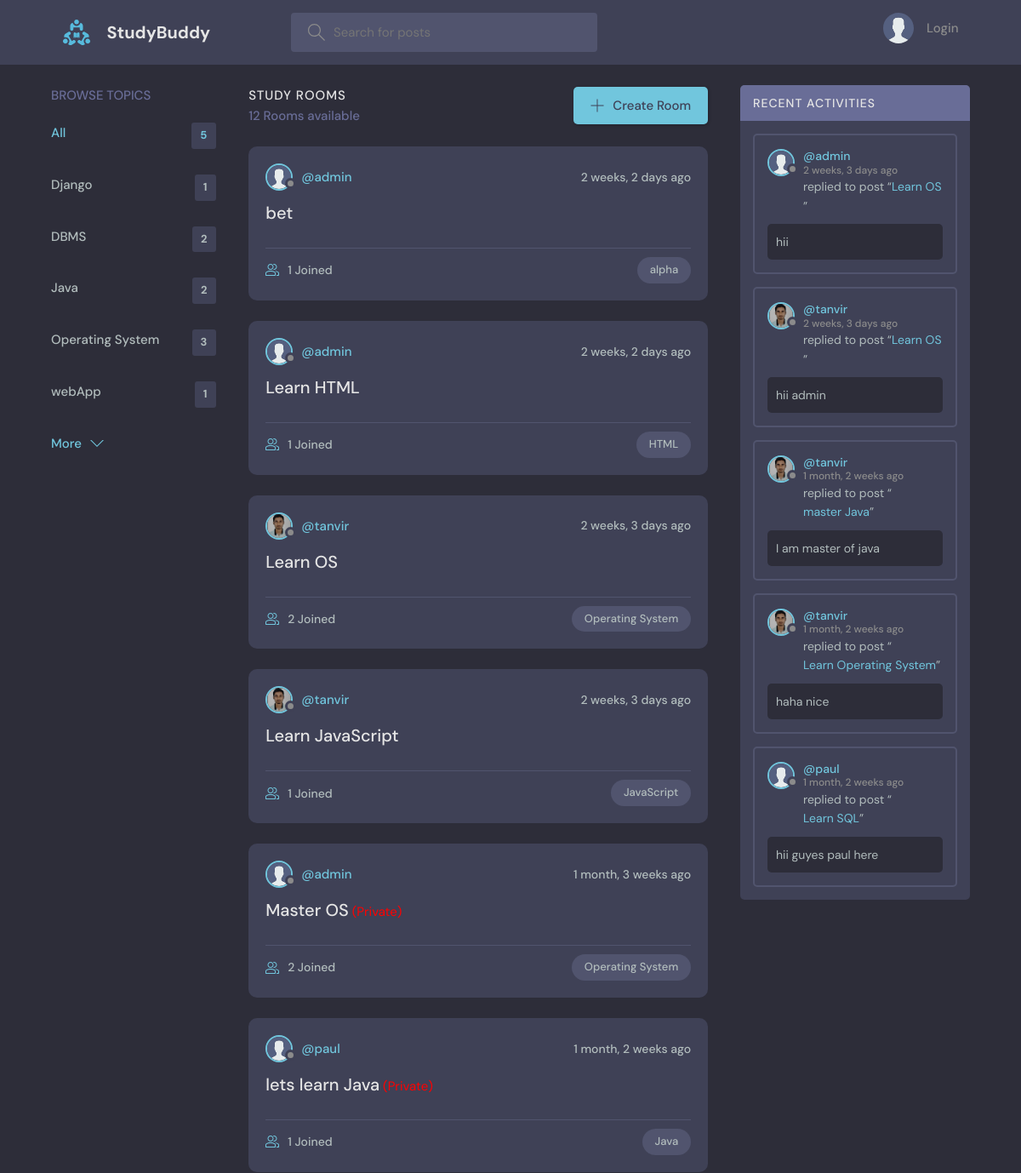
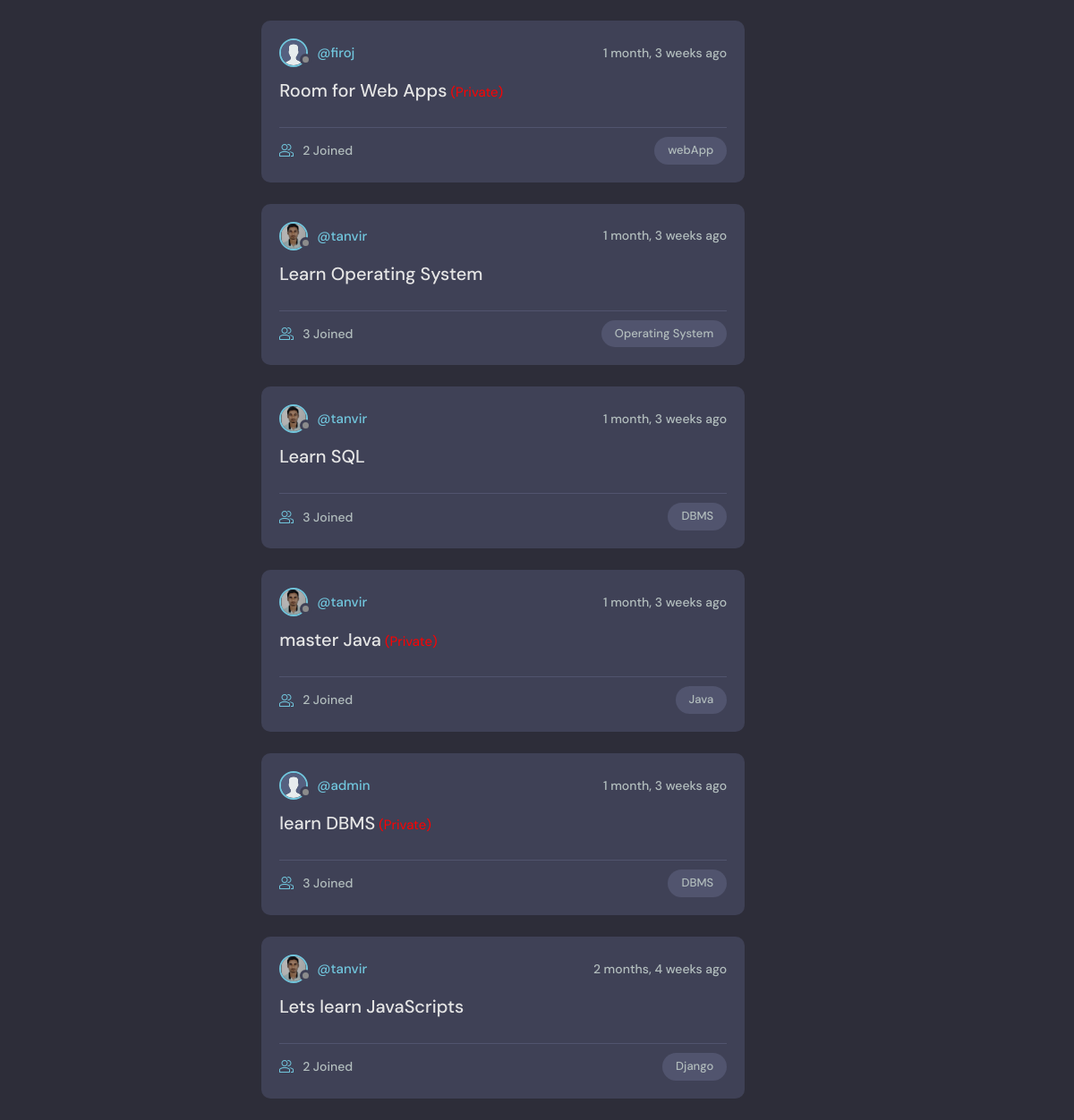
The page / on the database its author committed (2 pictures, top to bottom).
### base/models.py (models this page shows, shortened)
class Topic(models.Model):
    name = models.CharField(max_length=200)

class Room(models.Model):
    host = models.ForeignKey(User, on_delete=models.SET_NULL, null=True)
    topic = models.ForeignKey(Topic, on_delete=models.SET_NULL, null=True)
    name = models.CharField(max_length=200)
    description = models.TextField(null=True, blank=True)
    participants = models.ManyToManyField(
        User, related_name='participants', blank=True)
    updated = models.DateTimeField(auto_now=True)
    created = models.DateTimeField(auto_now_add=True)
    private=models.BooleanField(default=False)
    class Meta:
        ordering = ['-updated', '-created']
    def __str__(self):
        return self.name

class User(AbstractUser):
    name = models.CharField(max_length=200, null=True)
    email = models.EmailField(unique=True, null=True)
    bio = models.TextField(null=True)
    avatar = models.ImageField(null=True, default="avatar.svg")
    USERNAME_FIELD = 'email'
    REQUIRED_FIELDS = ['username']  # Add 'username' to REQUIRED_FIELDS

class Message(models.Model):
    user = models.ForeignKey(User, on_delete=models.CASCADE)
    room = models.ForeignKey(Room, on_delete=models.CASCADE)
    body = models.TextField()
    updated = models.DateTimeField(auto_now=True)
    created = models.DateTimeField(auto_now_add=True)
    class Meta:
        ordering = ['updated', 'created']

### base/views.py (the view)
# urls.py: path('', views.home, name="home"),
def home(request):
    q = request.GET.get('q') if request.GET.get('q') != None else ''
    rooms = Room.objects.filter(
        Q(topic__name__icontains=q) |
        Q(name__icontains=q) |
        Q(description__icontains=q)
    )
    topics = Topic.objects.all()[0:5]
    room_count = rooms.count()
    room_messages = Message.objects.filter(
        Q(room__topic__name__icontains=q)).order_by('-created')[0:5]
    context = {'rooms': rooms, 'topics': topics,
               'room_count': room_count, 'room_messages': room_messages}
    return render(request, 'base/home.html', context)

### base/templates/base/home.html (shortened to what this page needs)
{% extends 'main.html' %}
{% block content %}
<main class="layout layout--3">
  <div class="container">
    {% include 'base/topics_component.html' %}
    <div class="roomList">
      <div class="roomList__header">
        <div>
          <h2>Study Rooms</h2>
          <p>{{room_count}} Rooms available</p>
        </div>
        <a class="btn btn--main" href="{% url 'create-room' %}">
          <svg version="1.1" xmlns="http://www.w3.org/2000/svg" width="32" height="32" viewBox="0 0 32 32">
            <title>add</title>
            <path
              d="M16.943 0.943h-1.885v14.115h-14.115v1.885h14.115v14.115h1.885v-14.115h14.115v-1.885h-14.115v-14.115z">
            </path>
          </svg>
          Create Room
        </a>
      </div>
      {% include 'base/feed_component.html' %}
    </div>
    {% include 'base/activity_component.html' %}
  </div>
</main>
{% endblock %}

### base/templates/base/topics_component.html
<div class="topics">
    <div class="topics__header">
        <h2>Browse Topics</h2>
    </div>
    <ul class="topics__list">
        <li>
            <a href="{% url 'home' %}" class="active">All <span>{{topics.count}}</span></a>
        </li>
        {% for topic in topics %}
        <li>
            <a href="{% url 'home' %}?q={{topic.name}}">{{topic.name}}<span>{{topic.room_set.all.count}}</span></a>
        </li>
        {% endfor %}
    </ul>
    <a class="btn btn--link" href="{% url 'topics' %}">
        More
        <svg version="1.1" xmlns="http://www.w3.org/2000/svg" width="32" height="32" viewBox="0 0 32 32">
            <title>chevron-down</title>
            <path d="M16 21l-13-13h-3l16 16 16-16h-3l-13 13z"></path>
        </svg>
    </a>
</div>

### base/templates/base/feed_component.html (shortened to what this page needs)
{% for room in rooms %}
<div class="roomListRoom">
    <div class="roomListRoom__header">
        <a href="{% url 'user-profile' room.host.id %}" class="roomListRoom__author">
            <div class="avatar avatar--small">
                <img src="{{room.host.avatar.url}}" />
            </div>
            <span>@{{room.host.username}}</span>
        </a>
        <div class="roomListRoom__actions">
            <span>{{room.created|timesince}} ago</span>
        </div>
    </div>
    <div class="roomListRoom__content">
        <a href="{% url 'room' room.id %}">{{room.name}}</a>
        {% if room.private %}
        <small style="color: red;"> (Private) </small>
        {% endif %}
    </div>
    <div class="roomListRoom__meta">
        <a href="{% url 'room' room.id %}" class="roomListRoom__joined">
            {{room.participants.all.count}} Joined
        </a>
        <p class="roomListRoom__topic">{{room.topic.name}}</p>
    </div>
</div>
{% endfor %}

### base/templates/base/activity_component.html (shortened to what this page needs)
<div class="activities">
    <div class="activities__header">
        <h2>Recent Activities</h2>
    </div>
    {% for message in room_messages %}
    <div class="activities__box">
        <div class="activities__boxHeader roomListRoom__header">
            <a href="{% url 'user-profile' message.user.id %}" class="roomListRoom__author">
                <div class="avatar avatar--small">
                    <img src="{{message.user.avatar.url}}" />
                </div>
                <p>
                    @{{message.user.username}}
                    <span>{{message.created|timesince}} ago</span>
                </p>
            </a>
        </div>
        <div class="activities__boxContent">
            <p>replied to post “<a href="{% url 'room' message.room.id %}">{{message.room}}</a>”</p>
            <div class="activities__boxRoomContent">{{message.body}}</div>
        </div>
    </div>
    {% endfor %}
</div>

### rows shown on the page
Topic: name "Django", room_set.all.count "1"
Topic: name "DBMS", room_set.all.count "2"
Topic: name "Java", room_set.all.count "2"
Topic: name "Operating System", room_set.all.count "3"
Topic: name "webApp", room_set.all.count "1"
Room: host.avatar (placeholder picture), host.username "admin", created "2 weeks, 2 days", name "bet", participants.all.count "1", topic.name "alpha"
Room: host.avatar (placeholder picture), host.username "admin", created "2 weeks, 2 days", name "Learn HTML", participants.all.count "1", topic.name "HTML"
Room: host.avatar (picture), host.username "tanvir", created "2 weeks, 3 days", name "Learn OS", participants.all.count "2", topic.name "Operating System"
Room: host.avatar (picture), host.username "tanvir", created "2 weeks, 3 days", name "Learn JavaScript", participants.all.count "1", topic.name "JavaScript"
Room: host.avatar (placeholder picture), host.username "admin", created "1 month, 3 weeks", name "Master OS", participants.all.count "2", topic.name "Operating System"
Room: host.avatar (placeholder picture), host.username "paul", created "1 month, 2 weeks", name "lets learn Java", participants.all.count "1", topic.name "Java"
Room: host.avatar (placeholder picture), host.username "firoj", created "1 month, 3 weeks", name "Room for Web Apps", participants.all.count "2", topic.name "webApp"
Room: host.avatar (picture), host.username "tanvir", created "1 month, 3 weeks", name "Learn Operating System", participants.all.count "3", topic.name "Operating System"
Room: host.avatar (picture), host.username "tanvir", created "1 month, 3 weeks", name "Learn SQL", participants.all.count "3", topic.name "DBMS"
Room: host.avatar (picture), host.username "tanvir", created "1 month, 3 weeks", name "master Java", participants.all.count "2", topic.name "Java"
Room: host.avatar (placeholder picture), host.username "admin", created "1 month, 3 weeks", name "learn DBMS", participants.all.count "3", topic.name "DBMS"
Room: host.avatar (picture), host.username "tanvir", created "2 months, 4 weeks", name "Lets learn JavaScripts", participants.all.count "2", topic.name "Django"
Message: user.avatar (placeholder picture), user.username "admin", created "2 weeks, 3 days", room "Learn OS", body "hii"
Message: user.avatar (picture), user.username "tanvir", created "2 weeks, 3 days", room "Learn OS", body "hii admin"
Message: user.avatar (picture), user.username "tanvir", created "1 month, 2 weeks", room "master Java", body "I am master of java"
Message: user.avatar (picture), user.username "tanvir", created "1 month, 2 weeks", room "Learn Operating System", body "haha nice"
Message: user.avatar (placeholder picture), user.username "paul", created "1 month, 2 weeks", room "Learn SQL", body "hii guyes paul here"

### other values the page prints
{{ topics.count }} "5"
{{ room_count }} "12"
